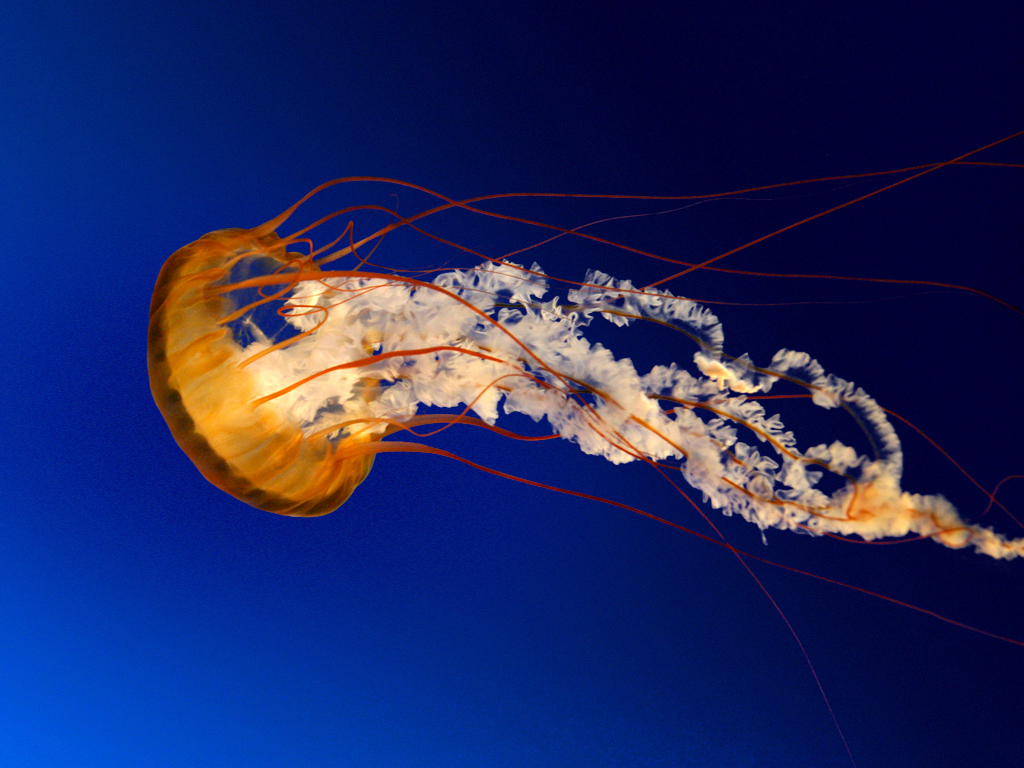
#> input picture 112.jpg, 1024 x 768 px
$ python '006-Python PIL Transposing.py'
#> lines starting #> are read from the running program, lines starting #| are printed output that depends on the picture
from PIL import Image

def main():
    try:
        #Relative Path
        img = Image.open("112.jpg")
#> img is the input picture: PIL image 1024x768 RGB; mean R, G, B 31, 39.8, 97.4

        #transposing image
        transposed_img = img.transpose(Image.FLIP_LEFT_RIGHT)
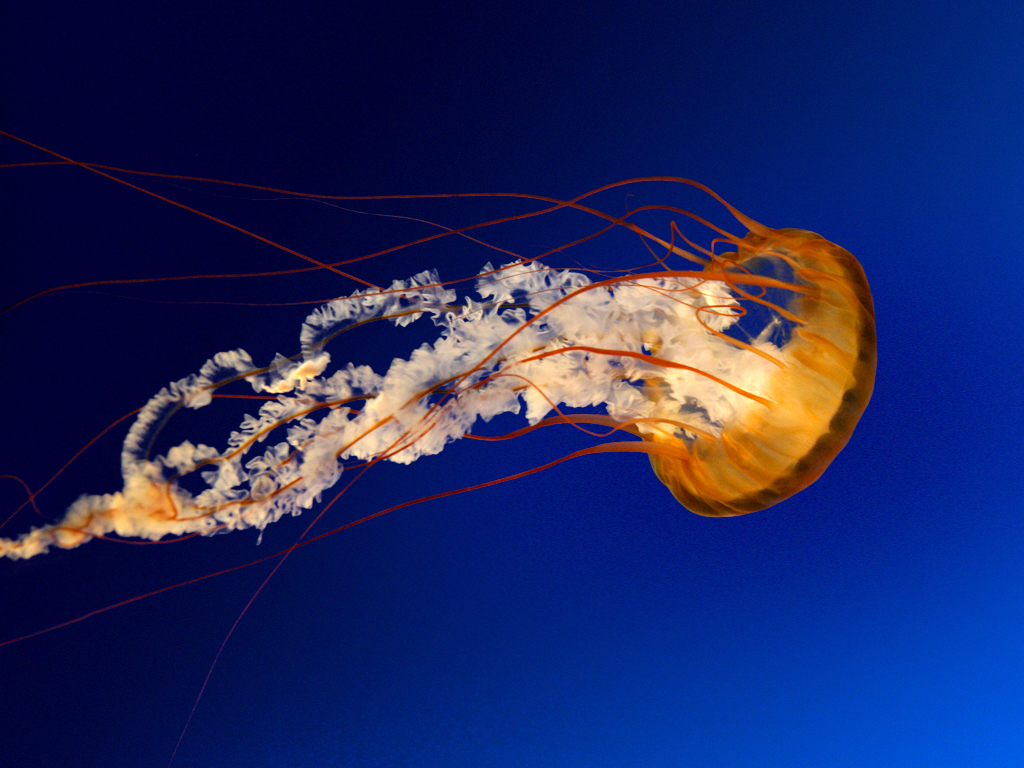
#> transposed_img: PIL image 1024x768 RGB; mean R, G, B 31, 39.8, 97.4

        #Save transposed image
        transposed_img.save("transposed_112.jpg")
    except IOError:
        pass

if __name__ == "__main__":
    main()

$ run again, with 123.jpg copied over 112.jpg
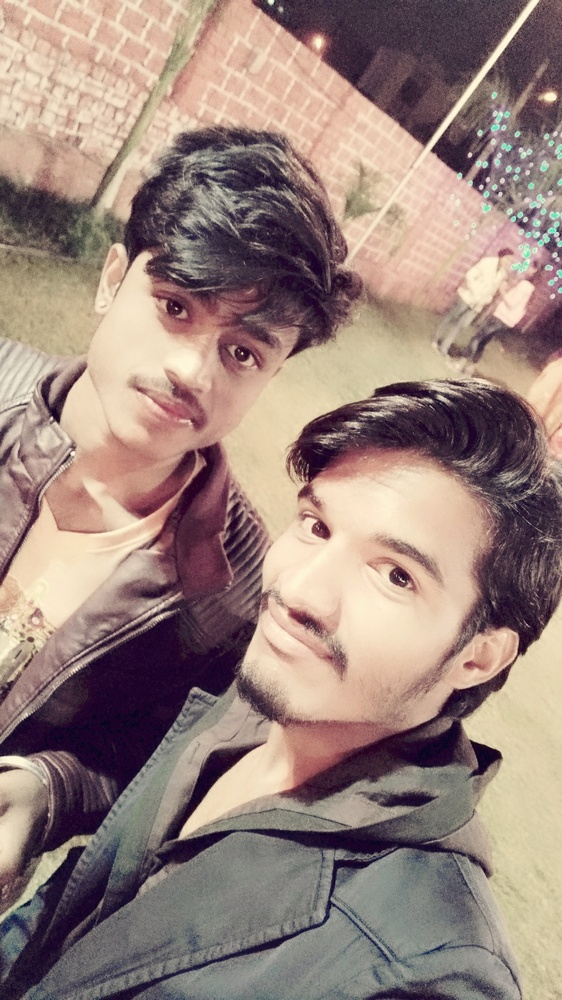
#> input picture 123.jpg, 562 x 1000 px, shrunk from 900 x 1600 before the run
#> in main, img is the input picture: PIL image 562x1000 RGB; mean R, G, B 153.7, 132.1, 124.8
#> in main, `transposed_img = img.transpose(Image.FLIP_LEFT_RIGHT)`:
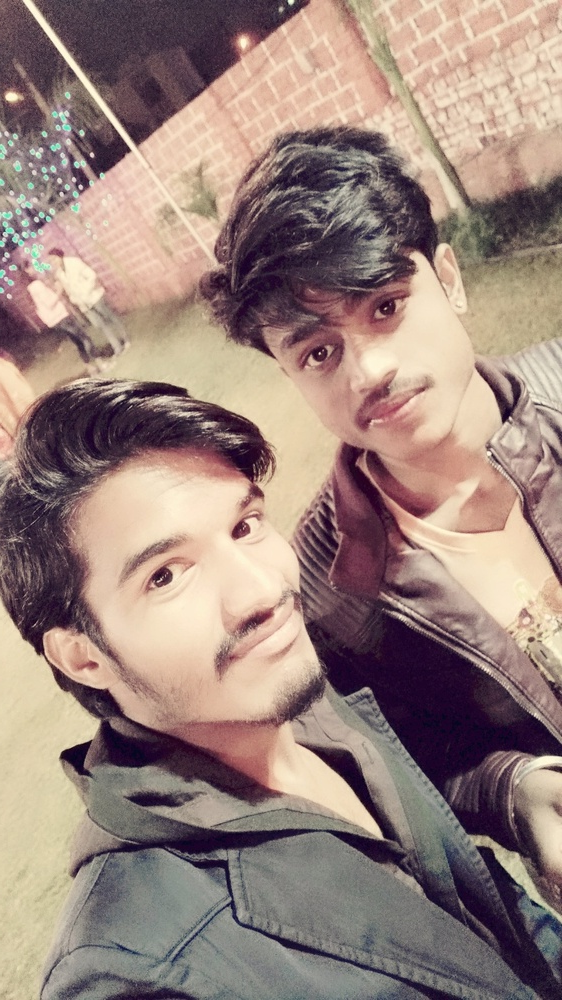
#> transposed_img: PIL image 562x1000 RGB; mean R, G, B 153.7, 132.1, 124.8

$ run again, with light.jpg copied over 112.jpg
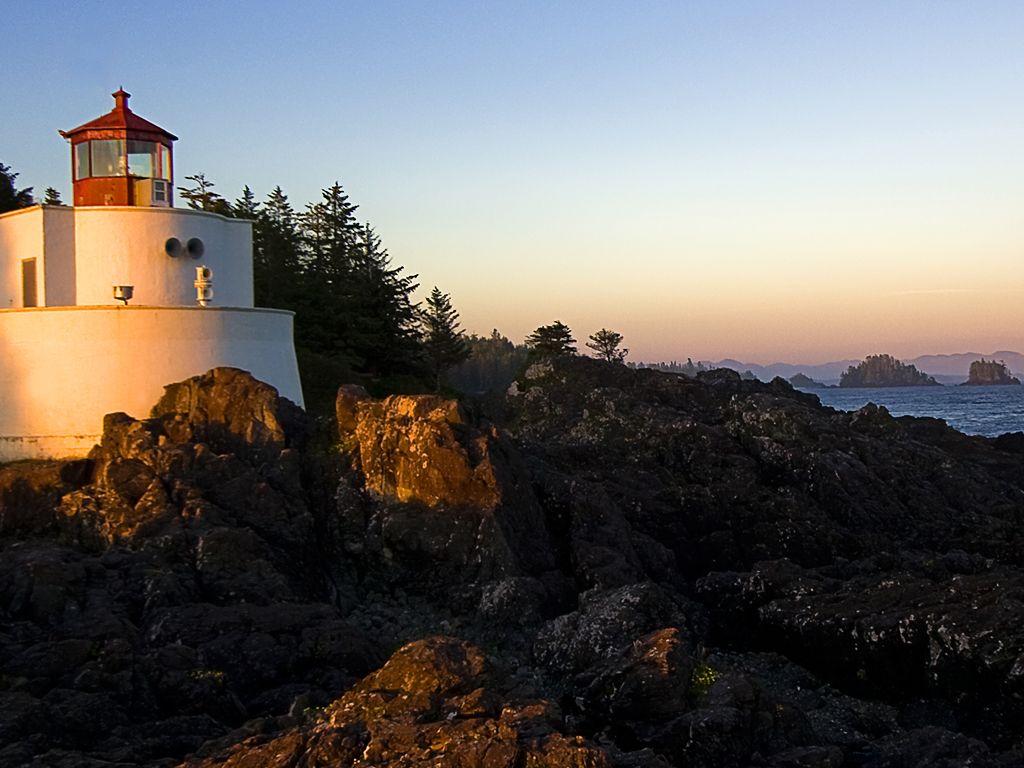
#> input picture light.jpg, 1024 x 768 px
#> in main, img is the input picture: PIL image 1024x768 RGB; mean R, G, B 104.2, 100.9, 98.4
#> in main, `transposed_img = img.transpose(Image.FLIP_LEFT_RIGHT)`:
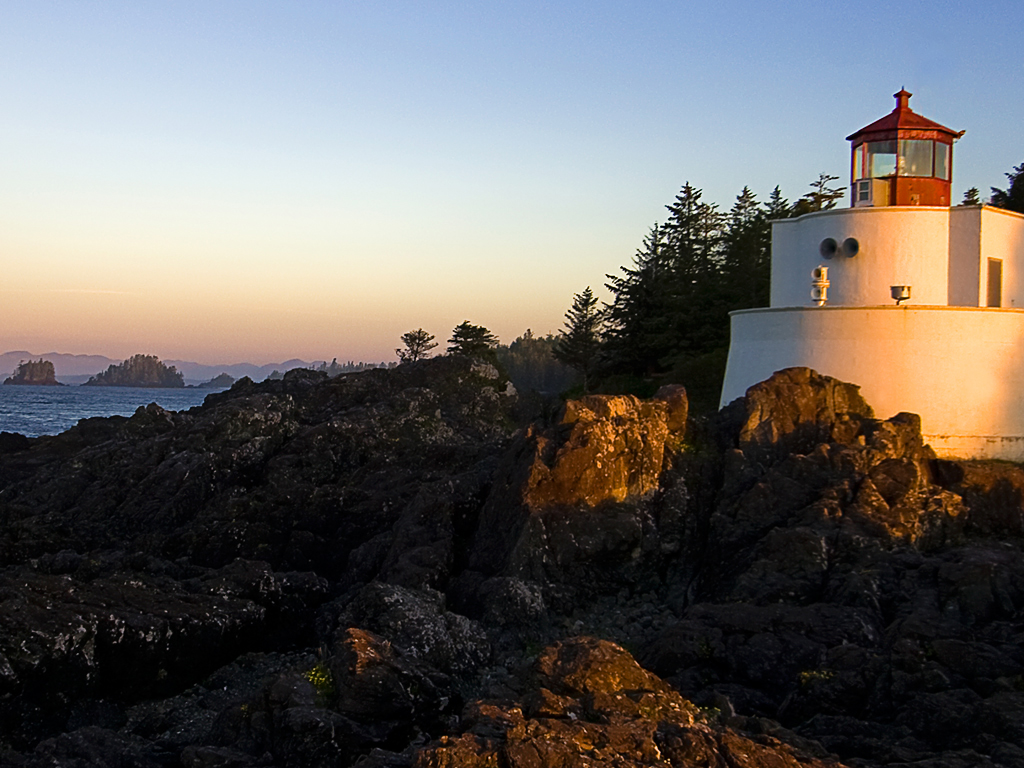
#> transposed_img: PIL image 1024x768 RGB; mean R, G, B 104.2, 100.9, 98.4
